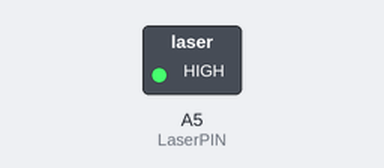
Simulated run of this sketch. Board: Arduino Uno, built with avr-gcc and run on an emulated ATmega328P. On the bench: switched loads named in the sketch (green lamp = pin HIGH). Dashed ring = blinking.

Above: at 0.5 s.
Timing chart, 0 to 4.6 s (numbered marks = the images above):
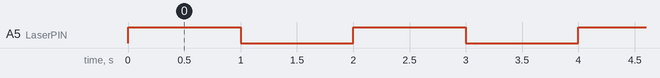

Measured:
- by itself, A5 (LaserPIN): alternates HIGH for 1.0 s and LOW for 1.0 s

The sketch:

laser.ino
```cpp
#define LaserPIN A5

void setup()
{
pinMode(LaserPIN,OUTPUT);
}
void loop()
{
digitalWrite(LaserPIN, HIGH);
delay(1000);
digitalWrite(LaserPIN, LOW);
delay(1000);
}
```
